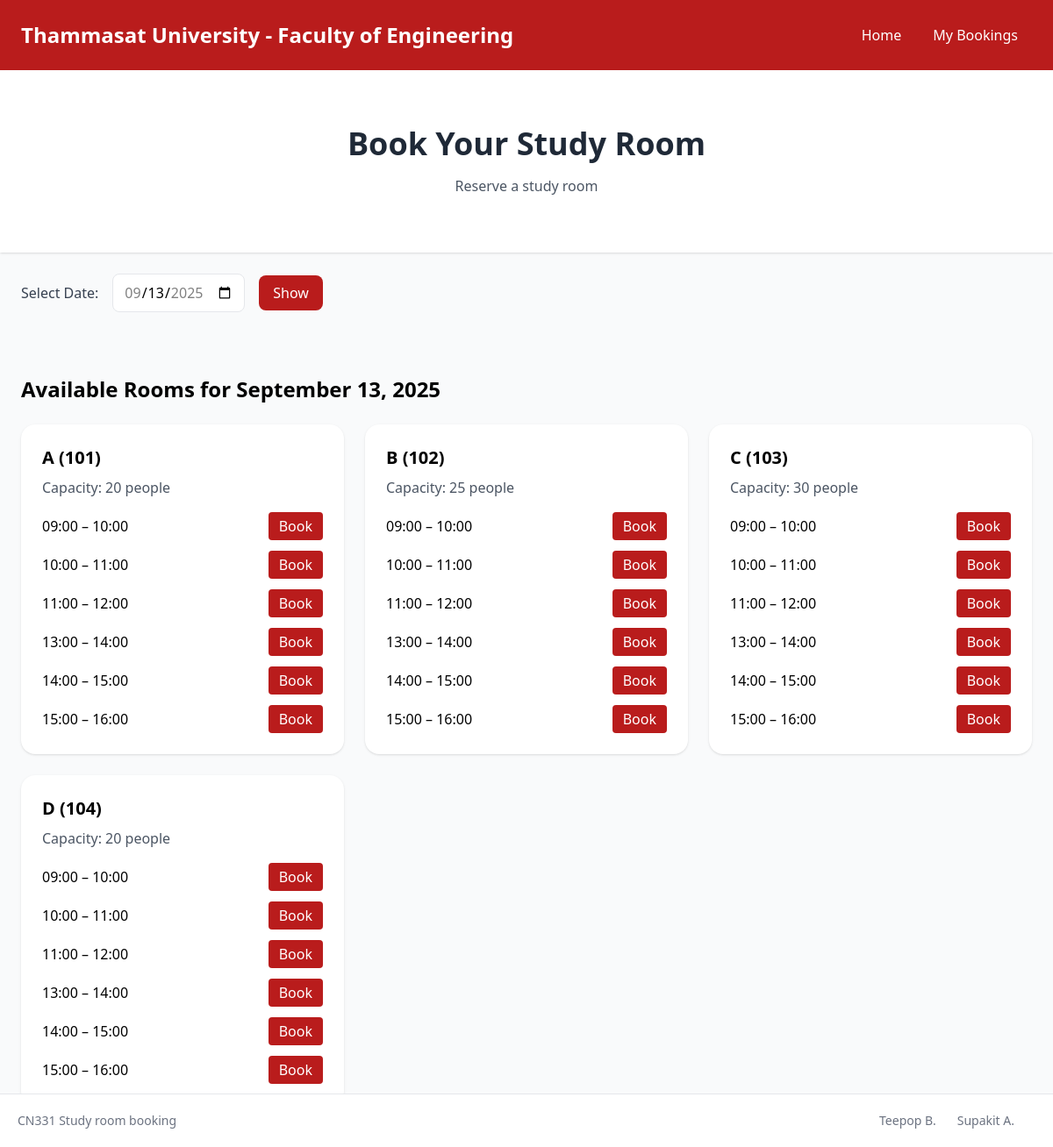
The page / on the database its author committed.
### booking/models.py (models this page shows, shortened)
class Room(models.Model):
    number = models.CharField(max_length=10, unique=True)
    name = models.CharField(max_length=100)
    capacity = models.PositiveBigIntegerField()
    is_open = models.BooleanField(default=True)

### booking/views.py (the view, shortened to what this page needs)
# urls.py: path("", views.index, name="index"),
def index(request):
    rooms = Room.objects.all().order_by("number")
    now = timezone.localtime()
    today = timezone.localdate()
    max_date = today + timedelta(days=7)
    date_str = request.GET.get("date")
    if date_str:
        try:
            selected_date = datetime.strptime(date_str, "%Y-%m-%d").date()
        except ValueError:
            selected_date = today
    else:
        selected_date = today
    if selected_date < today:
        selected_date = today
    elif selected_date > max_date:
        selected_date = max_date
    session_times = {
        1: ("09:00", "10:00"),
        2: ("10:00", "11:00"),
        3: ("11:00", "12:00"),
        4: ("13:00", "14:00"),
        5: ("14:00", "15:00"),
        6: ("15:00", "16:00"),
    }
    for room in rooms:
        room.sessions = []  # attach sessions to room
        for session_id, (start_str, end_str) in session_times.items():
            start_time = datetime.combine(selected_date, datetime.strptime(start_str, "%H:%M").time())
            end_time = datetime.combine(selected_date, datetime.strptime(end_str, "%H:%M").time())
            is_booked = Booking.objects.filter(
                room=room, start_time=start_time, end_time=end_time
            ).exists()
            room.sessions.append({
                "id": session_id,
                "label": f"{start_str} – {end_str}",
                "is_booked": is_booked,
            })
    return render(request, "index.html", {
        "rooms": rooms,
        "today": today,
        "max_date": max_date,
        "selected_date": selected_date,
    })

### booking/templates/index.html (shortened to what this page needs)
{% extends 'base.html' %}
{% block content %}
  <section class="text-center py-16 bg-white shadow">
    <h2 class="text-4xl font-bold text-gray-800">Book Your Study Room</h2>
    <p class="mt-4 text-gray-600">Reserve a study room</p>
  </section>
  <section class="max-w-6xl mx-auto py-6">
    <form method="get" class="flex items-center space-x-4">
      <label for="date" class="font-medium text-gray-700">Select Date:</label>
      <input type="date" id="date" name="date" value="{{ selected_date|date:'Y-m-d' }}" min="{{ today|date:'Y-m-d' }}" max="{{ max_date|date:'Y-m-d' }}" class="border rounded-lg px-3 py-2 focus:ring-2 focus:ring-red-700" />
      <button type="submit" class="bg-red-700 text-white px-4 py-2 rounded-lg hover:bg-red-800">Show</button>
    </form>
  </section>
  <section id="rooms" class="max-w-6xl mx-auto py-12">
    <h3 class="text-2xl font-semibold mb-6">Available Rooms for {{ selected_date|date:'F j, Y' }}</h3>
    <div class="grid grid-cols-1 md:grid-cols-3 gap-6">
      {% for room in rooms %}
        <div class="bg-white rounded-2xl shadow p-6">
          <h4 class="text-xl font-bold">{{ room.name }} ({{ room.number }})</h4>
          <p class="text-gray-600 mt-2">Capacity: {{ room.capacity }} people</p>
          <div class="mt-4 space-y-3">
            {% for session in room.sessions %}
              <div class="flex justify-between items-center">
                <span class="font-medium">{{ session.label }}</span>
                {% if session.is_booked %}
                  <button class="bg-gray-400 text-white px-3 py-1 rounded cursor-not-allowed">Booked</button>
                {% else %}
                  <form method="post">
                    <button type="submit" class="bg-red-700 text-white px-3 py-1 rounded hover:bg-red-800" onclick="return confirm('Are you sure you want to book this room?');">Book</button>
                  </form>
                {% endif %}
              </div>
            {% endfor %}
          </div>
        </div>
      {% endfor %}
    </div>
  </section>
{% endblock %}

### rows shown on the page
Room: name "A", number "101", capacity "20", label "09:00 – 10:00" "10:00 – 11:00" "11:00 – 12:00" "13:00 – 14:00" "14:00 – 15:00" "15:00 – 16:00"
Room: name "B", number "102", capacity "25", label "09:00 – 10:00" "10:00 – 11:00" "11:00 – 12:00" "13:00 – 14:00" "14:00 – 15:00" "15:00 – 16:00"
Room: name "C", number "103", capacity "30", label "09:00 – 10:00" "10:00 – 11:00" "11:00 – 12:00" "13:00 – 14:00" "14:00 – 15:00" "15:00 – 16:00"
Room: name "D", number "104", capacity "20", label "09:00 – 10:00" "10:00 – 11:00" "11:00 – 12:00" "13:00 – 14:00" "14:00 – 15:00" "15:00 – 16:00"

### other values the page prints
{{ selected_date|date:'F j, Y' }} "September 13, 2025"
